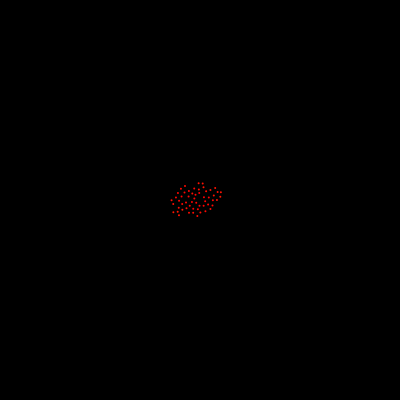
Frame 1 (no input)
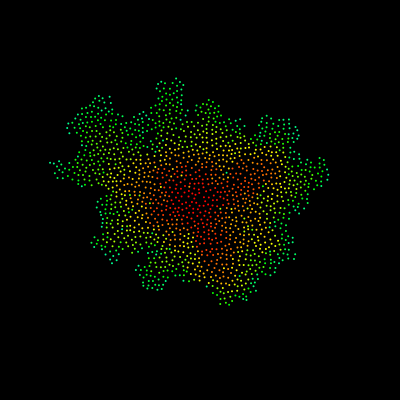
Frame 60 (no input)
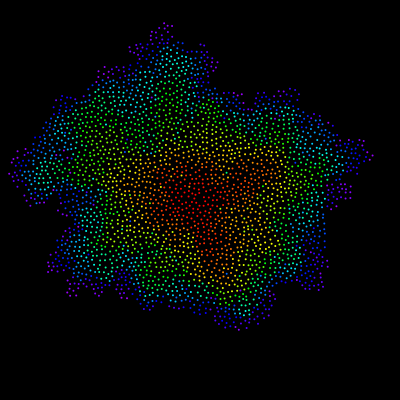
Frame 120 (the mouse pressed at the canvas centre since frame 60)

The p5.js sketch that drew these frames (run headless with seeded random() and noise() and a simulated clock; from frame 60 on, the mouse is pressed at the canvas centre):

// p5.js sketch
// ── sketch.js

// https://www.cs.ubc.ca/~rbridson/docs/bridson-siggraph07-poissondisk.pdf
// https://www.jasondavies.com/poisson-disc/
// https://en.wikipedia.org/wiki/Supersampling#Poisson_disc
// https://bost.ocks.org/mike/algorithms/

/*
 - Fast Poisson Disk Sampling in Arbitrary Dimensions (Robert Bridson)
   generate Poisson disk samples in O(N) times in arbitrary dimension.

   R^n : the extent of the sample domain
   r : the minimum distance between samples.
   k : constant, the limit of samples to choose before rejection in the algorithm.
       (typically k = 30)
    
   STEP 0. 
     Initialize an n-dimensional background grid for storing samples
        and accelerating spatial searches.
     Pick the cell size to be bounded by r / sqrt(n), so that
        each grid cell will contain at most one sample,
        and thus the grid can be implemented as a simple n-dimensional array of integers.
     The default -1 indicates no sample, a non-negative integet gives the index of
        the sample located in a cell.
   STEP 1.
     Select the initial sample, x_0, randomly chosen uniformly from the domain.
     Insert it into the background grid, and initialize the 'active list' 
        (an array of sample indicies) with this index (zero).
   STEP 2.
     While the active list is not empty, choose a random index from it (say i).
     Generate up to k points chosen uniformly from the spherical annulus between
         radius r and 2r around x_i.
     For each point in turn, check if it is within distance r of existing samples
         (using the background grid to only test nearby samples).
     If a point is adequately far from existing samples, emit it as the next sample
         and add it to the active list.
     If after k attempts no such point is found, instead remove i from the active list.

 - Poisson disk sampling :
   Poisson disk sample set에서 서로 다른 두 개의 샘플은 
   Poisson dist radius 이상으로 가까워지지 않으며, 이 radius는 
   가장 가까운 두 샘플 사이의 거리의 절반임.
   이를 통해 샘플링 영역(domain) 전체에서 더 많은 균일한 샘플 분포를 제공함.
*/

const r = 4;
const k = 30;
const w = r / Math.sqrt(2);
const grid = [];
const active = [];
const ordered = [];

let cols, rows;

function setup() {
    createCanvas(400, 400);
    background(0);
    strokeWeight(4);
    colorMode(HSB);

    // STEP 0
    cols = floor(width / w);
    rows = floor(height / w);
    for (let i = 0; i < cols * rows; i++) {
        grid[i] = null;
    }

    // STEP 1
    const initial_x = width / 2;
    const initial_y = height / 2;
    const initial_col = floor(initial_x / w);
    const initial_row = floor(initial_y / w);
    const initial_pos = createVector(initial_x, initial_y);
    grid[initial_col + initial_row * cols] = initial_pos;
    active.push(initial_pos);
}

function draw() {
    background(0);

    // STEP 2
    for (let total = 0; total < 25; total++) {
        if (active.length > 0) {
            const randomIdx = floor(random(active.length));
            const pos = active[randomIdx];
            let found = false;
            for (let n = 0; n < k; n++) {
                const sample = p5.Vector.random2D();
                const m = random(r, 2 * r);
                sample.setMag(m);
                sample.add(pos);

                const col = floor(sample.x / w);
                const row = floor(sample.y / w);
                if (col > -1 && row > -1 && col < cols && row < rows && !grid[col + row * cols]) {
                    let ok = true;
                    for (let i = -1; i <= 1; i++) {
                        for (let j = -1; j <= 1; j++) {
                            const index = (col + i) + (row + j) * cols;
                            const neighbor = grid[index];
                            if (neighbor) {
                                const d = p5.Vector.dist(sample, neighbor);
                                if (d < r) {
                                    ok = false;
                                }
                            }
                        }
                    }
                    if (ok) {
                        found = true;
                        grid[col + row * cols] = sample;
                        active.push(sample);
                        ordered.push(sample);
                    }
                }
            }
            if (!found) {
                active.splice(randomIdx, 1);
            }
        }
    }

    let i = 0;
    for (const o of ordered) {
        stroke(floor(i / 10) % 360, 100, 100);
        strokeWeight(r * 0.5);
        point(o.x, o.y);
        i++;
    }
}
